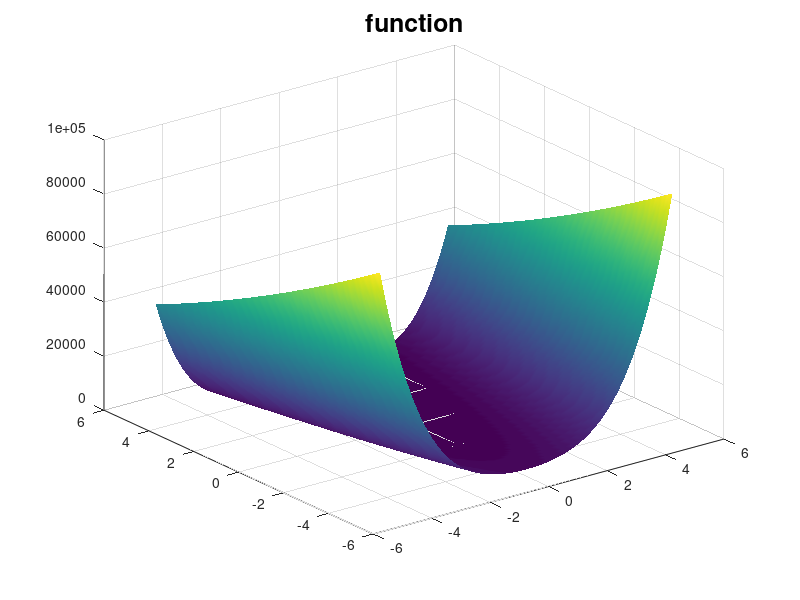

Write MATLAB code to recreate this figure. (Note: this script raises an error after producing the figure.)
%%  EXAMPLES
%
%   Bibliography:
%
%   - BACK, Thomas. "Evolutionary algorithms in theory and practice".
%     Oxford University Press. New York. 1996.
%   - HAUPT, Randy L.; HAUPT, Sue Ellen. "Practical Genetic Algorithms".
%     2nd editon. John Wiley & Sons, Inc. Pennsylvania, USA. 2004.
%   - OLDENHUIS, Rody. Many test functions for global optimizers:
%     "http://www.mathworks.com/matlabcentral/fileexchange/23147-many-
%      testfunctions-for-global-optimizers"
%
% -------------------------------------------------------
% | Developed by:   Gilberto Alejandro Ortiz Garcia     |
% |                 gialorga@gmail.com                  |
% |                 Universidad Nacional de Colombia    |
% |                 Manizales, Colombia.                |
% -------------------------------------------------------
%
%   Date: 20 - Sep - 2011

%% Beginning:
clear, clc, close all

fun = 1;                    % function to minimize

switch fun
  case 1
    %%  Rosenbrock's function
    %   Minimum: f(1,1) = 0
    f      = @(x,u) (1-x(1,:)).^2 + 100*(x(2,:)-x(1,:).^2).^2;
    n_x    = 2;                           % 'n_x' states
    limits = repmat([-5 5], n_x, 1);      % Boundaries
    obj    = 0;                           % objective value (f(x_min) = obj)

  case 2
    %%  Himmelblau's function
    %   Minimum:  * f( 3,         2       ) = 0
    %             * f(-2.805118,  3.131312) = 0
    %             * f(-3.779310, -3.283186) = 0
    %             * f( 3.584428, -1.848126) = 0
    f      = @(x,u) (x(1,:).^2 + x(2,:) - 11).^2 + (x(1,:) + x(2,:).^2 - 7).^2;
    n_x    = 2;                           % 'n_x' states
    limits = repmat([-5 5], n_x, 1);      % Boundaries
    obj    = 0;                           % objective value (f(x_min) = obj)
       
  case 3
    %%  Rastrigin function
    %   Minimum:  f(0,0) = 0
    f      = @(x,u) 20 + (x(1,:).^2 + x(2,:).^2) - 10*(cos(2*pi*x(1,:)) + cos(2*pi*x(2,:)));
    n_x    = 2;                           % 'n_x' states
    limits = repmat([-5 5], n_x, 1);      % Boundaries
    obj    = 0;                           % objective value (f(x_min) = obj)

  case 4
    %%  Sphere function
    %   Minimum:  f(0,0) = 0
    f      = @(x,u) x(1,:).^2 + x(2,:).^2;
    n_x    = 2;                           % 'n_x' states
    limits = repmat([-5 5], n_x, 1);      % Boundaries
    obj    = 0;                           % objective value (f(x_min) = obj)
    
  case 5
    %%  Ackley's function
    %   Minimum:  f(0,0) = 0
    f      = @(x,u) -20*exp(-0.2*sqrt(0.5*(x(1,:).^2 + x(2,:).^2))) - exp(0.5*(cos(2*pi*x(1,:)) + cos(2*pi*x(2,:)))) + 20 + exp(1);
    n_x    = 2;                           % 'n_x' states
    limits = repmat([-5 5], n_x, 1);      % Boundaries
    obj    = 0;                           % objective value (f(x_min) = obj)
  
  case 6
    %%  F1 (See Appendix I (Haupt, 2004)).
    %   Minimum: f(0) = 1
    f      = @(x,u) abs(x(1,:)) + cos(x(1,:));
    n_x    = 1;                           % 'n_x' states
    limits = repmat([-20 20], n_x, 1);    % Boundaries
    obj    = 1;                           % objective value (f(x_min) = obj)
    
  case 7
    %%  F2 (See Appendix I (Haupt, 2004)).
    %   Minimum: f(0) = 0
    f      = @(x,u) abs(x(1,:)) + sin(x(1,:));
    n_x    = 1;                           % 'n_x' states
    limits = repmat([-20 20], n_x, 1);    % Boundaries
    obj    = 0;                           % objective value (f(x_min) = obj)

  case 8
    %%  F5 (See Appendix I (Haupt, 2004)).
    %   Minimum: f(zeros(1,n_x)) = -20
    n_x    = 2;                           % 'n_x' states
    f      = @(x,u) sum(abs(x(1:n_x,:)) - 10*cos(sqrt(abs(10*x(1:n_x,:)))));
    limits = repmat([-10 10], n_x, 1);    % Boundaries
    obj    = -20;                         % objective value (f(x_min) = obj)

  case 9
    %%  F6 (See Appendix I (Haupt, 2004)).
    %   Minimum: f(9.6204) = -100.22
    f      = @(x,u) (x(1,:).^2 + x(1,:)).*cos(x(1,:));
    n_x    = 1;                           % 'n_x' states
    limits = repmat([-10 10], n_x, 1);    % Boundaries
    obj    = -100.22;                     % objective value (f(x_min) = obj)
    
  case 10
    %%  F7 (See Appendix I (Haupt, 2004)).
    %   Minimum: f(9.039,8.668) = -18.5547
    f = @(x,u) x(1,:).*sin(4*x(1,:)) + 1.1*x(2,:).*sin(2*x(2,:));
    n_x    = 2;                           % 'n_x' states
    limits = repmat([0 10], n_x, 1);      % Boundaries
    obj    = -18.5547;                    % objective value (f(x_min) = obj)

  case 11
    %%  F8 (See Appendix I (Haupt, 2004)).
    %   Minimum: f(9.039,8.668) = -18.5547
    f = @(x,u) x(2,:).*sin(4*x(1,:)) + 1.1*x(1,:).*sin(2*x(2,:));
    n_x    = 2;                           % 'n_x' states
    limits = repmat([0 10], n_x, 1);      % Boundaries
    obj    = -18.5547;                    % objective value (f(x_min) = obj)
  
  case 12
    %%  F11 (See Appendix I (Haupt, 2004)).
    %   Minimum:  f(0,0) = 0
    f      = @(x,u) 1 + ((x(1,:).^2 + x(2,:).^2)/4000) - cos(x(1,:)).*cos(x(2,:));
    n_x    = 2;                           % 'n_x' states
    limits = repmat([-10 10], n_x, 1);    % Boundaries
    obj    = 0;                           % objective value (f(x_min) = obj)

  case 13
    %%  F12 (See Appendix I (Haupt, 2004)).
    %   Minimum: f(zeros(1,n_x)) = 0
    n_x    = 2;                           % 'n_x' states
    f      = @(x,u) 0.5 + ((sin(sqrt(sum(x(1:n_x,:).^2)))).^2 - 0.5)./(1 + 0.1*(sum(x(1:n_x,:).^2)));
    limits = repmat([-5 5], n_x, 1);      % Boundaries
    obj    = 0;                           % objective value (f(x_min) = obj)

  case 14
    %%  F13 (See Appendix I (Haupt, 2004)).
    %   Minimum: f(0,0) = 0
    f      = @(x,u) (x(1,:).^2 + x(2,:).^2).^(0.25).*sin(30*((x(1,:) + 0.5).^2 + x(2,:).^2).^0.1) + abs(x(1,:)) + abs(x(2,:));
    n_x    = 2;                           % 'n_x' states
    limits = repmat([-10 10], n_x, 1);    % Boundaries
    obj    = 0;                           % objective value (f(x_min) = obj)

  case 15
    %%  F15 (See Appendix I (Haupt, 2004)).
    %   Minimum: f(0,0.7688) = -345.36
    f      = @(x,u) -exp(-0.2*sqrt(x(1,:).^2 + x(2,:).^2) + 3*(cos(2*x(1,:)) + sin(2*x(2,:))));
    n_x    = 2;                           % 'n_x' states
    limits = repmat([-5 5], n_x, 1);      % Boundaries
    obj    = -345.36;                     % objective value (f(x_min) = obj)

  case 16
    %%  F16 (See Appendix I (Haupt, 2004)).
    %   Minimum: f(-20,3.15) = -23.59
    f      = @(x,u) -x(1,:).*sin(sqrt(abs(x(1,:) - (x(2,:)+9)))) - (x(2,:)+9).*sin(sqrt(abs(x(2,:) + 0.5*x(1,:) + 9)));
    n_x    = 2;                           % 'n_x' states
    limits = repmat([-20 20], n_x, 1);    % Boundaries
    obj    = -23.59;                      % objective value (f(x_min) = obj)

  case 17
    %%  Other function (no reference)
    %   Minimum: f(0,0) = -20.09
    f      = @(x,u) -exp(-0.2*sqrt(x(1,:).^2 + x(2,:).^2) + 3*(cosd(2*x(1,:)) + sind(2*x(2,:))));
    n_x    = 2;                         % 'n_x' states
    limits = repmat([-5 5], n_x, 1);    % Boundaries
    obj    = -20.09;                    % objective value (f(x_min) = obj)

  case 18
    %%  Other function (No reference)
    %   Minimum: f(zeros(1,n_x)) = 0
    n_x    = 2;                           % 'n_x' states
    f      = @(x,u) 0.5 + ((sqrt(sum(x(1:n_x,:).^2))).^2 - 0.5)./(1 + 0.1*(sum(x(1:n_x,:).^2)));
    limits = repmat([-5 5], n_x, 1);      % Boundaries
    obj    = 0;                           % objective value (f(x_min) = obj)

  case 19
    %%  Beale's function
    %   Minimum: f(3,0.5) = 0
    f      = @(x,u) (1.5 - x(1,:) + x(1,:).*x(2,:)).^2 + (2.25 - x(1,:) + x(1,:).*x(2,:).^2).^2 + (2.625 - x(1,:) + x(1,:).*x(2,:).^3).^2;
    n_x    = 2;                           % 'n_x' states
    limits = repmat([-4.5 4.5], n_x, 1);  % Boundaries
    obj    = 0;                           % objective value (f(x_min) = obj)
   
  case 20
    %%  Rosenbrock's function (Generalization to n_x dimensions)
    %   Minimum: f(1,1,...,1) = 0
    n_x    = 4;                           % 'n_x' states (variable)
    f      = @(x,u) sum(100*(x(2:2:n_x, :) - x(1:2:n_x-1, :).^2).^2 + (1 - x(1:2:n_x-1, :)).^2, 1);
    limits = repmat([-100 100], n_x, 1);  % Boundaries
    obj    = 0;                           % objective value (f(x_min) = obj)
    
  case 21
    %%  Bird's function
    %   Minimum:  * f( 4.701055751981055,  3.152946019601391) = -106.764537
    %             * f(-1.582142172055011, -3.130246799635430) = -106.764537
    f      = @(x,u) sin(x(1,:)).*exp((1-cos(x(2,:))).^2) + cos(x(2,:)).*exp((1-sin(x(1,:))).^2) + (x(1,:)-x(2,:)).^2;
    n_x    = 2;                             % 'n_x' states
    limits = repmat([-2*pi 2*pi], n_x, 1);  % Boundaries
    obj    = -106.764537;                   % objective value (f(x_min) = obj)

  case 22
    %%  Booth's function
    %   Minimum: f(1,3) = 0
    f      = @(x,u) (x(1,:) + 2*x(2,:) - 7).^2 + (2*x(1,:) + x(2,:) - 5).^2;
    n_x    = 2;                             % 'n_x' states
    limits = repmat([-10 10], n_x, 1);      % Boundaries
    obj    = 0;                             % objective value (f(x_min) = obj)

  case 23
    %%  Bukin4 function
    %   Minimum: f(-10,0) = 0
    f      = @(x,u) 100*x(2,:).^2 + 0.01*abs(x(1,:) + 10);
    n_x    = 2;                             % 'n_x' states
    limits = [...
                  -15 -5
                  -3   3
             ];                             % Boundaries
    obj    = 0;                             % objective value (f(x_min) = obj)

  case 24
    %%  Bukin6 function
    %   Minimum: f(-10,1) = 0
    f      = @(x,u) 100*sqrt(abs(x(2,:) - 0.01*x(1,:).^2)) + 0.01*abs(x(1,:) + 10);
    n_x    = 2;                             % 'n_x' states
    limits = [...
                  -15 -5
                  -3   3
             ];                             % Boundaries
    obj    = 0;                             % objective value (f(x_min) = obj)

  case 25
    %%  Carrom Table function
    %   Minimum:  * f( 9.646157266348881,  9.646134286497169) = 24.1568155
    %             * f(-9.646157266348881,  9.646134286497169) = 24.1568155
    %             * f( 9.646157266348881, -9.646134286497169) = 24.1568155
    %             * f(-9.646157266348881, -9.646134286497169) = 24.1568155
    f      = @(x,u) -((cos(x(1,:)).*cos(x(2,:)).*exp(abs(1 - sqrt(x(1,:).^2 + x(2,:).^2)/pi))).^2)/30;
    n_x    = 2;                             % 'n_x' states
    limits = repmat([-10 10], n_x, 1);      % Boundaries
    obj    = 24.1568155;                    % objective value (f(x_min) = obj)

  case 26
    %%  Chichinadze function
    %   Minimum: f(5.90133, 0.5) = -43.3159
    f      = @(x,u) x(1,:).^2 - 12*x(1,:) + 11 + 10*cos(pi*x(1,:)/2) + 8*sin(5*pi*x(1,:)/2) - 1/sqrt(5)*exp(-((x(2,:) - 0.5).^2)/2);
    n_x    = 2;                             % 'n_x' states
    limits = repmat([-30 30], n_x, 1);      % Boundaries
    obj    = -43.3159;                      % objective value (f(x_min) = obj)
    
  case 27
    %%  Cross function
    %   Minimum: f(NaN, NaN) = 0  ---> Too complicated to determine the real solution
    f      = @(x,u) (abs(sin(x(1,:)).*sin(x(2,:)).*exp(abs(100 - sqrt(x(1,:).^2 + x(2,:).^2)/pi))) + 1).^(-0.1);
    n_x    = 2;                             % 'n_x' states
    limits = repmat([-10 10], n_x, 1);      % Boundaries
    obj    = 0;                             % objective value (f(x_min) = obj)
    
  case 28
    %%  Cross-in-tray function
    %   Minimum:  * f( 1.34940668535334, -1.34940668535334) = -2.062611870822739
    %             * f( 1.34940668535334,  1.34940668535334) = -2.062611870822739
    %             * f(-1.34940668535334,  1.34940668535334) = -2.062611870822739
    %             * f(-1.34940668535334, -1.34940668535334) = -2.062611870822739
    f      = @(x,u) -0.0001*(abs(sin(x(1,:)).*sin(x(2,:)).*exp(abs(100 - sqrt(x(1,:).^2 + x(2,:).^2)/pi))) + 1).^(0.1);
    n_x    = 2;                             % 'n_x' states
    limits = repmat([-10 10], n_x, 1);      % Boundaries
    obj    = -2.062611870822739;            % objective value (f(x_min) = obj)
    
  case 29
    %%  Cross-leg-table function
    %   Minimum:  f(NaN,NaN) = -1  ---> Too complicated to determine the real solution
    f      = @(x,u) -(abs(sin(x(1,:)).*sin(x(2,:)).*exp(abs(100 - sqrt(x(1,:).^2 + x(2,:).^2)/pi))) + 1).^(-0.1);
    n_x    = 2;                             % 'n_x' states
    limits = repmat([-10 10], n_x, 1);      % Boundaries
    obj    = -1;                            % objective value (f(x_min) = obj)

  case 30
    %%  Crowned cross function
    %   Minimum:  f(NaN,NaN) = 0.0001 ---> Too complicated to determine the real solution
    f      = @(x,u) 0.0001*(abs(sin(x(1,:)).*sin(x(2,:)).*exp(abs(100 - sqrt(x(1,:).^2 + x(2,:).^2)/pi))) + 1).^(0.1);
    n_x    = 2;                             % 'n_x' states
    limits = repmat([-10 10], n_x, 1);      % Boundaries
    obj    = -1;                            % objective value (f(x_min) = obj)
    
  case 31
    %%  Cube function
    %   Minimum:  f(1,1,...,1) = 0
    n_x    = 4;                             % 'n_x' states
    f      = @(x,u) sum(100*(x(2:n_x,:) - x(1:(n_x-1),:).^3).^2 + (1 - x(1:(n_x-1),:)).^2,1);
    limits = repmat([-20 20], n_x, 1);      % Boundaries
    obj    = 0;                             % objective value (f(x_min) = obj)
    
  case 32
    %%  Easom function
    %   Minimum:  f(pi,pi) = -1
    f      = @(x,u) -cos(x(1,:)).*cos(x(2,:)).*exp(-((x(1,:)-pi).^2 + (x(2,:)-pi).^2));
    n_x    = 2;                             % 'n_x' states
    limits = repmat([-100 100], n_x, 1);    % Boundaries
    obj    = -1;                            % objective value (f(x_min) = obj)
    
  case 33
    %%  Eggholder function (Just 2D)
    %   Minimum:  f(512, 404.2319) = -959.6407
    f      = @(x,u) sum(-(x(2,:)+47).*sin(sqrt(abs(x(2,:)+x(1,:)/2+47)))-x(1,:).*sin(sqrt(abs(x(1,:)-(x(2,:)+47)))), 1);
    n_x    = 2;                             % 'n_x' states
    limits = repmat([-512 512], n_x, 1);    % Boundaries
    obj    = -959.6407;                     % objective value (f(x_min) = obj)
    
  case 34
    %%  Giunta function (Just 2D)
    %   Minimum:  f(0.45834282, 0.45834282) = 0.0602472184
    n_x    = 2;                             % 'n_x' states
    f      = @(x,u) 0.6 + sum(sin(16*x(:,:)/15 - 1) + sin(16*x(:,:)/15 - 1).^2 + sin(4*(16*x(:,:)/15 - 1))/50, 1);
    limits = repmat([-1 1], n_x, 1);        % Boundaries
    obj    = 0.0602472184;                  % objective value (f(x_min) = obj)

  case 35
    %%  Goldstein Price function
    %   Minimum:  f(0,-1) = 3
    f      = @(x,u) (1  + (x(1,:) + x(2,:) + 1).^2.*(19 - 14*x(1,:) +  3*x(1,:).^2 - 14*x(2,:) +  6*x(1,:).*x(2,:) +  3*x(2,:).^2)).*...
                    (30 + (2*x(1,:) - 3*x(2,:)).^2.*(18 - 32*x(1,:) + 12*x(1,:).^2 + 48*x(2,:) - 36*x(1,:).*x(2,:) + 27*x(2,:).^2));
    n_x    = 2;                             % 'n_x' states
    limits = repmat([-2 2], n_x, 1);        % Boundaries
    obj    = 3;                             % objective value (f(x_min) = obj)

  case 36
    %%  Griewank function
    %   Minimum:  f(0,0) = 0
    f      = @(x,u) (x(1,:).^2 + x(2,:).^2)/200 - cos(x(1,:)).*cos(x(2,:)/sqrt(2)) + 1;
    n_x    = 2;                             % 'n_x' states
    limits = repmat([-100 100], n_x, 1);    % Boundaries
    obj    = 0;                             % objective value (f(x_min) = obj)

  case 37
    %%  Helical Valley function
    %   Minimum:  f(1,0,0) = 0
    f      = @(x,u) 100*((x(3,:) - 10*atan2(x(2,:), x(1,:))/2/pi).^2 + (sqrt(x(1,:).^2 + x(2,:).^2) - 1).^2) + x(3,:).^2;
    n_x    = 3;                             % 'n_x' states
    limits = repmat([-100 100], n_x, 1);    % Boundaries
    obj    = 0;                             % objective value (f(x_min) = obj)

  case 38
    %%  Holder table function
    %   Minimum:  * f( 8.055023472141116, 9.664590028909654) = -19.2085026
    %             * f(-8.055023472141116, 9.664590028909654) = -19.2085026
    %             * f( 8.055023472141116,-9.664590028909654) = -19.2085026
    %             * f(-8.055023472141116,-9.664590028909654) = -19.2085026
    f      = @(x,u) -abs(sin(x(1,:)).*cos(x(2,:)).*exp(abs(1 - sqrt(x(1,:).^2 + x(2,:).^2)/pi)));
    n_x    = 2;                             % 'n_x' states
    limits = repmat([-10 10], n_x, 1);      % Boundaries
    obj    = -19.2085026;                   % objective value (f(x_min) = obj)

  case 39
    %%  Levi13 function
    %   Minimum:  f(1,1) = 0
    f      = @(x,u) sin(3*pi*x(1,:)).^2 + (x(1,:)-1).^2.*(1 + sin(3*pi*x(2,:)).^2) + (x(2,:)-1).^2.*(1 + sin(2*pi*x(2,:)).^2);
    n_x    = 2;                             % 'n_x' states
    limits = repmat([-10 10], n_x, 1);      % Boundaries
    obj    = 0;                             % objective value (f(x_min) = obj)

  case 40
    %%  Matyas function
    %   Minimum:  f(0,0) = 0
    f      = @(x,u) 0.26*(x(1,:).^2 + x(2,:).^2) - 0.48*x(1,:).*x(2,:);
    n_x    = 2;                             % 'n_x' states
    limits = repmat([-10 10], n_x, 1);      % Boundaries
    obj    = 0;                             % objective value (f(x_min) = obj)

  case 41
    %%  McCormick function
    %   Minimum:  f(-0.54719, -1.54719) = -1.9133
    f      = @(x,u) sin(x(1,:) + x(2,:)) + (x(1,:)-x(2,:)).^2 - 1.5*x(1,:) + 2.5*x(2,:) + 1;
    n_x    = 2;                             % 'n_x' states
    limits = [...
                -1.5   4
                -3     4
             ];                             % Boundaries
    obj    = -1.9133;                       % objective value (f(x_min) = obj)

  case 42
    %%  Schaffer1 function
    %   Minimum:  f(0, 0) = 0
    f      = @(x,u) 0.5  + (sin(x(1,:).^2 + x(2,:).^2).^2 - 0.5) ./ (1+0.001*(x(1,:).^2 + x(2,:).^2)).^2;
    n_x    = 2;                             % 'n_x' states
    limits = repmat([-100 100], n_x, 1);    % Boundaries
    obj    = 0;                             % objective value (f(x_min) = obj)

  case 43
    %%  Schaffer2 function
    %   Minimum:  f(0, 0) = 0
    f      = @(x,u) 0.5  + (sin(x(1,:).^2 - x(2,:).^2).^2 - 0.5) ./ (1+0.001*(x(1,:).^2 + x(2,:).^2)).^2;
    n_x    = 2;                             % 'n_x' states
    limits = repmat([-100 100], n_x, 1);    % Boundaries
    obj    = 0;                             % objective value (f(x_min) = obj)

  case 44
    %%  Schaffer3 function
    %   Minimum:  f(0, 1.25313) = 0.00156685
    f      = @(x,u) 0.5  + (sin(cos(abs(x(1,:).^2 - x(2,:).^2))).^2 - 0.5) ./ (1+0.001*(x(1,:).^2 + x(2,:).^2)).^2;
    n_x    = 2;                             % 'n_x' states
    limits = repmat([-100 100], n_x, 1);    % Boundaries
    obj    = 0.00156685;                    % objective value (f(x_min) = obj)

  case 45
    %%  Schaffer4 function
    %   Minimum:  f(0, 1.25313) = 0.292579
    f      = @(x,u) 0.5  + (cos(sin(abs(x(1,:).^2 - x(2,:).^2))).^2 - 0.5) ./ (1+0.001*(x(1,:).^2 + x(2,:).^2)).^2;
    n_x    = 2;                             % 'n_x' states
    limits = repmat([-100 100], n_x, 1);    % Boundaries
    obj    = 0.292579;                      % objective value (f(x_min) = obj)

  case 46
    %%  Pen-Holder function
    %   Minimum:  * f(-9.64617, 9.64617) = -0.96353
    %             * f( 9.64617,-9.64617) = -0.96353
    %             * f( 9.64617, 9.64617) = -0.96353
    %             * f(-9.64617,-9.64617) = -0.96353
    f      = @(x,u) -exp(-(abs(cos(x(1,:)).*cos(x(2,:)).*exp(abs(1 - sqrt(x(1,:).^2 + x(2,:).^2)/pi)))).^(-1));
    n_x    = 2;                             % 'n_x' states
    limits = repmat([-11 11], n_x, 1);      % Boundaries
    obj    = -0.96353;                      % objective value (f(x_min) = obj)

  case 47
    %%  Powell function
    %   Minimum:  f(0,0,0,0) = 0
    f      = @(x,u) (x(1,:) + 10*x(2,:)).^2 + 5*(x(3,:) - x(4,:)).^2 + (x(2,:) - 2*x(3,:)).^4 + 10*(x(1,:) - x(4,:)).^4;
    n_x    = 4;                             % 'n_x' states
    limits = repmat([-100 100], n_x, 1);    % Boundaries
    obj    = 0;                             % objective value (f(x_min) = obj)

  case 48
    %%  Schweffel function
    %   Minimum:  f(420.9687, 420.9687) = -837.9658
    f      = @(x,u) -x(1,:).*sin(sqrt(abs(x(1,:)))) -x(2,:).*sin(sqrt(abs(x(2,:))));
    n_x    = 2;                             % 'n_x' states
    limits = repmat([-500 500], n_x, 1);    % Boundaries
    obj    = -837.9658;                     % objective value (f(x_min) = obj)

  case 49
    %%  Sine Envelope Sine function
    %   Minimum:  f(0,0,...,0) = 0
    n_x    = 4;                             % 'n_x' states (variable)
    f      = @(x,u) sum((sin(sqrt(x(1:n_x-1, :).^2 + x(2:n_x, :).^2)).^2 - 0.5)./(1 + 0.001*(x(1:n_x-1, :).^2 + x(2:n_x, :).^2)).^2 + 0.5, 1);
    limits = repmat([-100 100], n_x, 1);    % Boundaries
    obj    = 0;                             % objective value (f(x_min) = obj)

  case 50
    %%  Six Hump Camel Back function
    %   Minimum:  * f( 8.984201368301331e-2,-7.126564032704135e-001) = -1.031628453489877
    %             * f(-8.984201368301331e-2, 7.126564032704135e-001) = -1.031628453489877
    f      = @(x,u) (4 - 2.1*x(1,:).^2 + x(1,:).^4/3).*x(1,:).^2 + x(1,:).*x(2,:) + (4*x(2,:).^2 - 4).*x(2,:).^2;
    n_x    = 2;                             % 'n_x' states
    limits = repmat([-5 5], n_x, 1);        % Boundaries
    obj    = -1.031628453489877;            % objective value (f(x_min) = obj)

  case 51
    %%  Styblinski-Tang function
    %   Minimum:  f(-2.903534, -2.903534, ..., -2.903534) = -39.16599*n_x
    n_x    = 2;                             % 'n_x' states (Variable)
    f      = @(x,u) sum(x(:,:).^4 - 16*x(:,:).^2 + 5*x(:,:), 1)/2;
    limits = repmat([-5 5], n_x, 1);        % Boundaries
    obj    = -39.16599 * n_x;               % objective value (f(x_min) = obj)

  case 52
    %%  Test tube Holder function
    %   Minimum:  f(pi/2,0) = -10.8723
    f      = @(x,u) -4*abs(sin(x(1,:)).*cos(x(2,:)).*exp(abs(cos((x(1,:).^2 + x(2,:).^2)/200))));
    n_x    = 2;                             % 'n_x' states
    limits = repmat([-10 10], n_x, 1);      % Boundaries
    obj    = -10.872299901558;              % objective value (f(x_min) = obj)

  case 53
    %%  Three Hump Camel function
    %   Minimum:  f(0,0) = 0
    f      = @(x,u) 2*x(1,:).^2 - 1.05*x(1,:).^4 + x(1,:).^6/6 + x(1,:).*x(2,:) + x(2,:).^2;
    n_x    = 2;                             % 'n_x' states
    limits = repmat([-5 5], n_x, 1);        % Boundaries
    obj    = 0;                             % objective value (f(x_min) = obj)

  case 54
    %%  Wood function
    %   Minimum:  f(1,1,1,1) = 0
    f      = @(x,u) 100*(x(1,:).^2 - x(2,:)).^2 + (x(1,:) - 1).^2 + (x(3,:) - 1).^2 + 90*(x(3,:).^2 - x(4,:)).^2 + ...
                    10.1*((x(2,:) - 1).^2 + (x(4,:) - 1).^2)  + 19.8*(x(2,:) - 1).*(x(4,:) - 1);
    n_x    = 4;                             % 'n_x' states
    limits = repmat([-50 50], n_x, 1);      % Boundaries
    obj    = 0;                             % objective value (f(x_min) = obj)

  case 55
    %%  Zetti function
    %   Minimum:  f(-0.0299, 0) = -0.003791
    f      = @(x,u) (x(1,:).^2 + x(2,:).^2 - 2*x(1,:)).^2 + x(1,:)/4;
    n_x    = 2;                             % 'n_x' states
    limits = repmat([-5 5], n_x, 1);        % Boundaries
    obj    = -0.003791;                     % objective value (f(x_min) = obj)

  otherwise
    error('Not supported equation');
end

%% Setting initial parameters
nf      = 1;                 % length of the output vector 'f(x,y)'
mu      = 100;               % parent population size
lambda  = 100;               % offspring population size
gen     = 100;               % number of generations
sel     = '+';               % Selection scheme (Pag. 78 in (BACK))
rec_obj = 2;                 % Type of recombination to use on object
                             % variables (Pag. 74 in (BACK))
                             % See 'recombination.m'
rec_str = 4;                 % Type of recombination to use on strategy
                             % parameters (Pag. 74 in (BACK))

u       = 0;                 % external excitation

%% Plot function in 3D
if n_x == 2                  % In case of a 2D function, generate surface
  figure
  [X,Y] = meshgrid(linspace(limits(1,1),limits(1,2),100),linspace(limits(2,1),limits(2,2),100));
  Z = reshape(f([X(:) Y(:)]',[]), 100, 100);
  surf(X,Y,Z)
  shading interp
  title('function','FontSize',18);
end

%% Run "Evolutionary Strategy" (ES):
[min_x, min_f, off, EPS,idx] = evolution_strategy(f, mu, lambda, gen, sel, rec_obj, rec_str, u, obj, nf, n_x, limits);

%% Plot simulation results

%% In case of 1D function
if n_x == 1
  Res    = zeros(1,idx);

  for j = 1:idx
    Res(j) = min_x{j}(1);    % Pass data from cell to matrix
  end

  figure
  plot(Res)
  grid on
  xlabel('Generation','FontSize',16);
  ylabel('x value','FontSize',16);
  title('Evolutionary strategy result','FontSize',18);
  
  % Error shown in semilogarithmic plot
  figure
  semilogy(EPS)
  grid on
  xlabel('Generation','FontSize',16);
  ylabel('log(error)','FontSize',16);
  title('Minimum error at each generation','FontSize',18);

%% In case of 2D function
elseif n_x == 2
  Res    = cell(1,2);
  Res{1} = zeros(1,idx);
  Res{2} = zeros(1,idx);

  for j = 1:idx
    Res{1}(j) = min_x{j}(1);
    Res{2}(j) = min_x{j}(2);
  end

  labels = {'x value', 'y value'};

  for i = 1:2
    figure
    plot(Res{i})
    grid on
    xlabel('Generation','FontSize',16);
    ylabel(labels{i},'FontSize',16);
    title('Evolutionary strategy result','FontSize',18);
  end
  
  % Error shown in semilogarithmic plot
  figure
  semilogy(EPS)
  grid on
  xlabel('Generation','FontSize',16);
  ylabel('log(error)','FontSize',16);
  title('Minimum error at each generation','FontSize',18);

%% In case of functions that cannot be plotted, just the error is shown in
%% semilogarithmic plot
else
  for i = 1:idx
    if (size(min_x{i}) == zeros(1,2))
      idx = idx - 1;
    end
  end
  figure
  semilogy(EPS(1:idx));
  grid on
  xlabel('Generation','FontSize',16);
  ylabel('log(error)','FontSize',16);
  title('Evolutionary strategy result','FontSize',18);
end

%% END